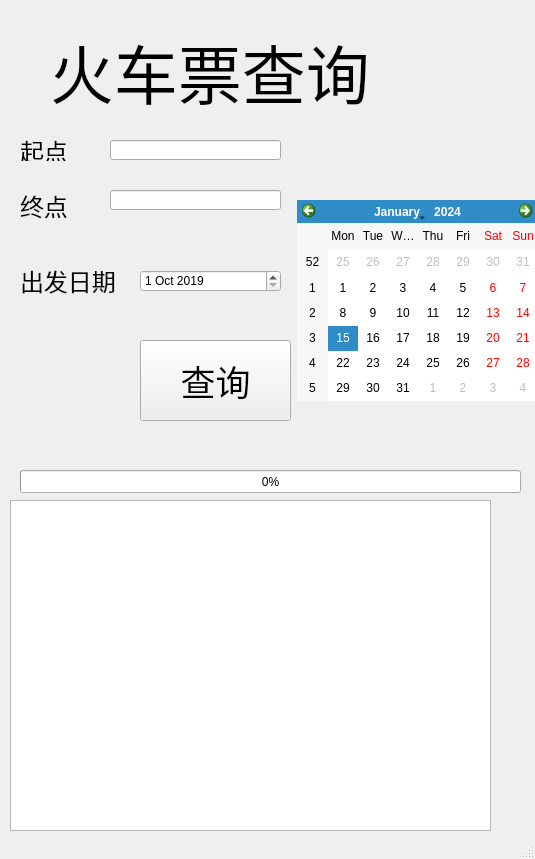
<?xml version="1.0" encoding="UTF-8"?>
<ui version="4.0">
 <class>MainWindow</class>
 <widget class="QMainWindow" name="MainWindow">
  <property name="geometry">
   <rect>
    <x>0</x>
    <y>0</y>
    <width>535</width>
    <height>859</height>
   </rect>
  </property>
  <property name="windowTitle">
   <string>去哪儿火车票v2</string>
  </property>
  <property name="statusTip">
   <string>OK</string>
  </property>
  <widget class="QWidget" name="centralwidget">
   <widget class="QLabel" name="label">
    <property name="geometry">
     <rect>
      <x>50</x>
      <y>20</y>
      <width>341</width>
      <height>101</height>
     </rect>
    </property>
    <property name="font">
     <font>
      <family>华文隶书</family>
      <pointsize>48</pointsize>
     </font>
    </property>
    <property name="cursor">
     <cursorShape>CrossCursor</cursorShape>
    </property>
    <property name="text">
     <string>火车票查询</string>
    </property>
   </widget>
   <widget class="QLabel" name="label_2">
    <property name="geometry">
     <rect>
      <x>20</x>
      <y>140</y>
      <width>51</width>
      <height>21</height>
     </rect>
    </property>
    <property name="font">
     <font>
      <family>华文细黑</family>
      <pointsize>18</pointsize>
     </font>
    </property>
    <property name="text">
     <string>起点</string>
    </property>
   </widget>
   <widget class="QLineEdit" name="lineEdit">
    <property name="geometry">
     <rect>
      <x>110</x>
      <y>140</y>
      <width>171</width>
      <height>20</height>
     </rect>
    </property>
   </widget>
   <widget class="QLabel" name="label_3">
    <property name="geometry">
     <rect>
      <x>20</x>
      <y>190</y>
      <width>51</width>
      <height>31</height>
     </rect>
    </property>
    <property name="font">
     <font>
      <family>华文细黑</family>
      <pointsize>18</pointsize>
     </font>
    </property>
    <property name="text">
     <string>终点</string>
    </property>
   </widget>
   <widget class="QLineEdit" name="lineEdit_2">
    <property name="geometry">
     <rect>
      <x>110</x>
      <y>190</y>
      <width>171</width>
      <height>20</height>
     </rect>
    </property>
   </widget>
   <widget class="QLabel" name="label_4">
    <property name="geometry">
     <rect>
      <x>20</x>
      <y>260</y>
      <width>101</width>
      <height>41</height>
     </rect>
    </property>
    <property name="font">
     <font>
      <family>华文细黑</family>
      <pointsize>18</pointsize>
     </font>
    </property>
    <property name="text">
     <string>出发日期</string>
    </property>
   </widget>
   <widget class="QDateEdit" name="dateEdit">
    <property name="geometry">
     <rect>
      <x>140</x>
      <y>270</y>
      <width>141</width>
      <height>22</height>
     </rect>
    </property>
    <property name="dateTime">
     <datetime>
      <hour>0</hour>
      <minute>0</minute>
      <second>0</second>
      <year>2019</year>
      <month>10</month>
      <day>1</day>
     </datetime>
    </property>
   </widget>
   <widget class="QPushButton" name="pushButton">
    <property name="geometry">
     <rect>
      <x>140</x>
      <y>340</y>
      <width>151</width>
      <height>81</height>
     </rect>
    </property>
    <property name="font">
     <font>
      <family>华文宋体</family>
      <pointsize>26</pointsize>
     </font>
    </property>
    <property name="text">
     <string>查询</string>
    </property>
   </widget>
   <widget class="QTextEdit" name="textEdit">
    <property name="geometry">
     <rect>
      <x>10</x>
      <y>500</y>
      <width>481</width>
      <height>331</height>
     </rect>
    </property>
    <property name="font">
     <font>
      <family>微软雅黑</family>
      <pointsize>28</pointsize>
      <weight>75</weight>
      <bold>true</bold>
     </font>
    </property>
   </widget>
   <widget class="QCalendarWidget" name="calendarWidget">
    <property name="geometry">
     <rect>
      <x>297</x>
      <y>200</y>
      <width>241</width>
      <height>201</height>
     </rect>
    </property>
   </widget>
   <widget class="QProgressBar" name="progressBar">
    <property name="geometry">
     <rect>
      <x>20</x>
      <y>470</y>
      <width>501</width>
      <height>23</height>
     </rect>
    </property>
    <property name="value">
     <number>0</number>
    </property>
   </widget>
  </widget>
  <widget class="QMenuBar" name="menubar">
   <property name="geometry">
    <rect>
     <x>0</x>
     <y>0</y>
     <width>535</width>
     <height>23</height>
    </rect>
   </property>
  </widget>
  <widget class="QStatusBar" name="statusbar"/>
 </widget>
 <resources/>
 <connections/>
</ui>
